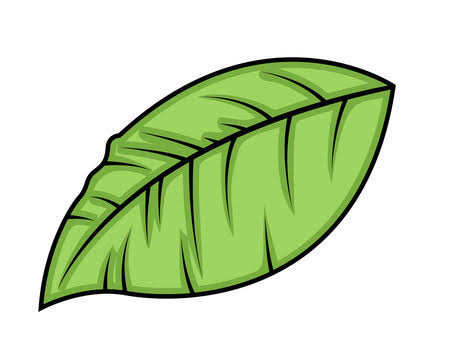
#> input picture my_image.jpg, 452 x 360 px
$ python main.py
#> lines starting #> are read from the running program, lines starting #| are printed output that depends on the picture
import cv2
import numpy as np

# Load your own image
image = cv2.imread("my_image.jpg")
#> image is the input picture: shape (360, 452, 3); mean B, G, R 189.4, 223.6, 207.4

if image is None:
    print("Error: Image not found!")
    exit()

# 1. ADDITION
added = cv2.add(image, 50)
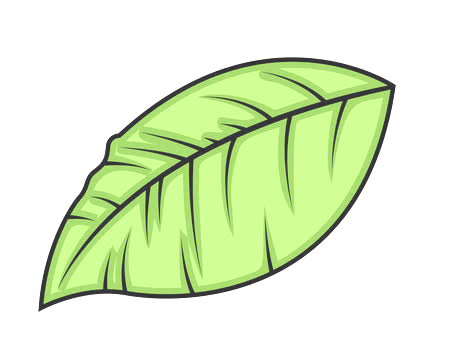
#> added: shape (360, 452, 3); mean B, G, R 207.7, 240.8, 225.7
cv2.imshow("Addition", added)

# 2. SUBTRACTION
subtracted = cv2.subtract(image, 50)
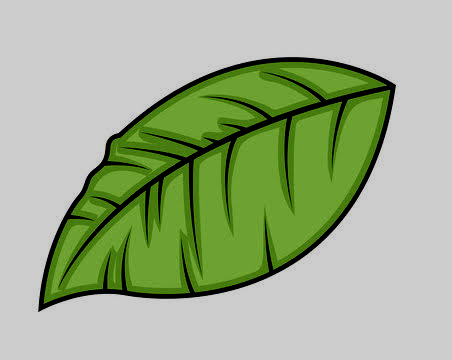
#> subtracted: shape (360, 452, 3); mean B, G, R 141.5, 175.5, 159.4
cv2.imshow("Subtraction", subtracted)

# 3. RESIZING
resized = cv2.resize(image, (300, 300))
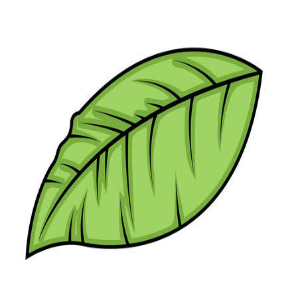
#> resized: shape (300, 300, 3); mean B, G, R 189.3, 223.6, 207.4
cv2.imshow("Resized Image", resized)

# 4. EROSION
kernel3 = np.ones((3, 3), np.uint8)
kernel5 = np.ones((5, 5), np.uint8)
kernel7 = np.ones((7, 7), np.uint8)

erosion3 = cv2.erode(image, kernel3, iterations=1)
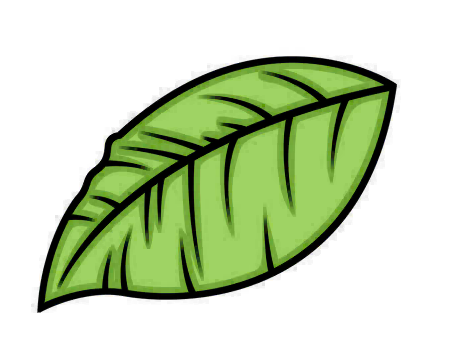
#> erosion3: shape (360, 452, 3); mean B, G, R 183.2, 215.1, 200.1
erosion5 = cv2.erode(image, kernel5, iterations=1)
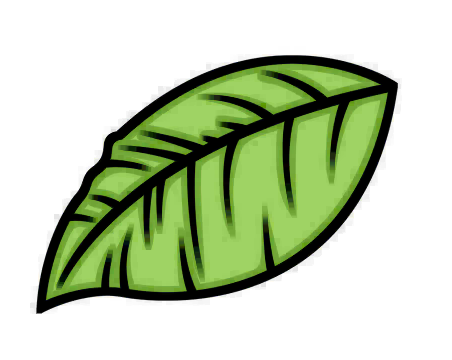
#> erosion5: shape (360, 452, 3); mean B, G, R 178.6, 207.8, 194.1
erosion7 = cv2.erode(image, kernel7, iterations=1)
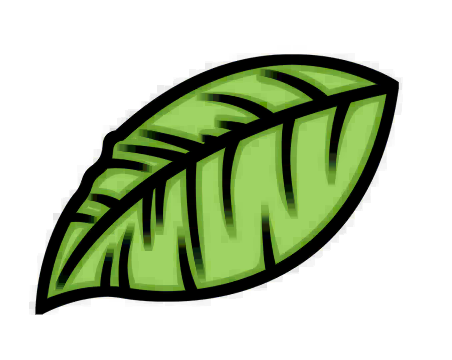
#> erosion7: shape (360, 452, 3); mean B, G, R 174.3, 200.7, 188.3

cv2.imshow("Erosion 3x3", erosion3)
cv2.imshow("Erosion 5x5", erosion5)
cv2.imshow("Erosion 7x7", erosion7)

# 5. GAUSSIAN BLUR
gaussian = cv2.GaussianBlur(image, (5, 5), 0)
cv2.imshow("Gaussian Blur", gaussian)

# 6. MEDIAN BLUR
median = cv2.medianBlur(image, 7)
cv2.imshow("Median Blur", median)

# 7. BILATERAL FILTER
bilateral = cv2.bilateralFilter(image, 9, 75, 75)
cv2.imshow("Bilateral Filter", bilateral)

# 8. BORDERING
border = cv2.copyMakeBorder(
    image,
    30, 30, 30, 30,
    cv2.BORDER_CONSTANT,
    value=(0, 255, 0)
)
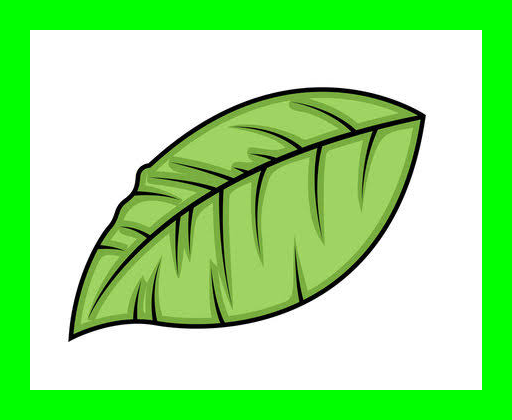
#> border: shape (420, 512, 3); mean B, G, R 143.3, 231.3, 156.9

cv2.imshow("Bordered Image", border)

# SAVE ALL RESULTS
cv2.imwrite("addition.jpg", added)
cv2.imwrite("subtraction.jpg", subtracted)
cv2.imwrite("resized.jpg", resized)
cv2.imwrite("erosion3.jpg", erosion3)
cv2.imwrite("erosion5.jpg", erosion5)
cv2.imwrite("erosion7.jpg", erosion7)
cv2.imwrite("gaussian.jpg", gaussian)
cv2.imwrite("median.jpg", median)
cv2.imwrite("bilateral.jpg", bilateral)
cv2.imwrite("border.jpg", border)

# CLOSE WINDOWS
cv2.waitKey(0)
cv2.destroyAllWindows()

print("All image manipulations completed!")
